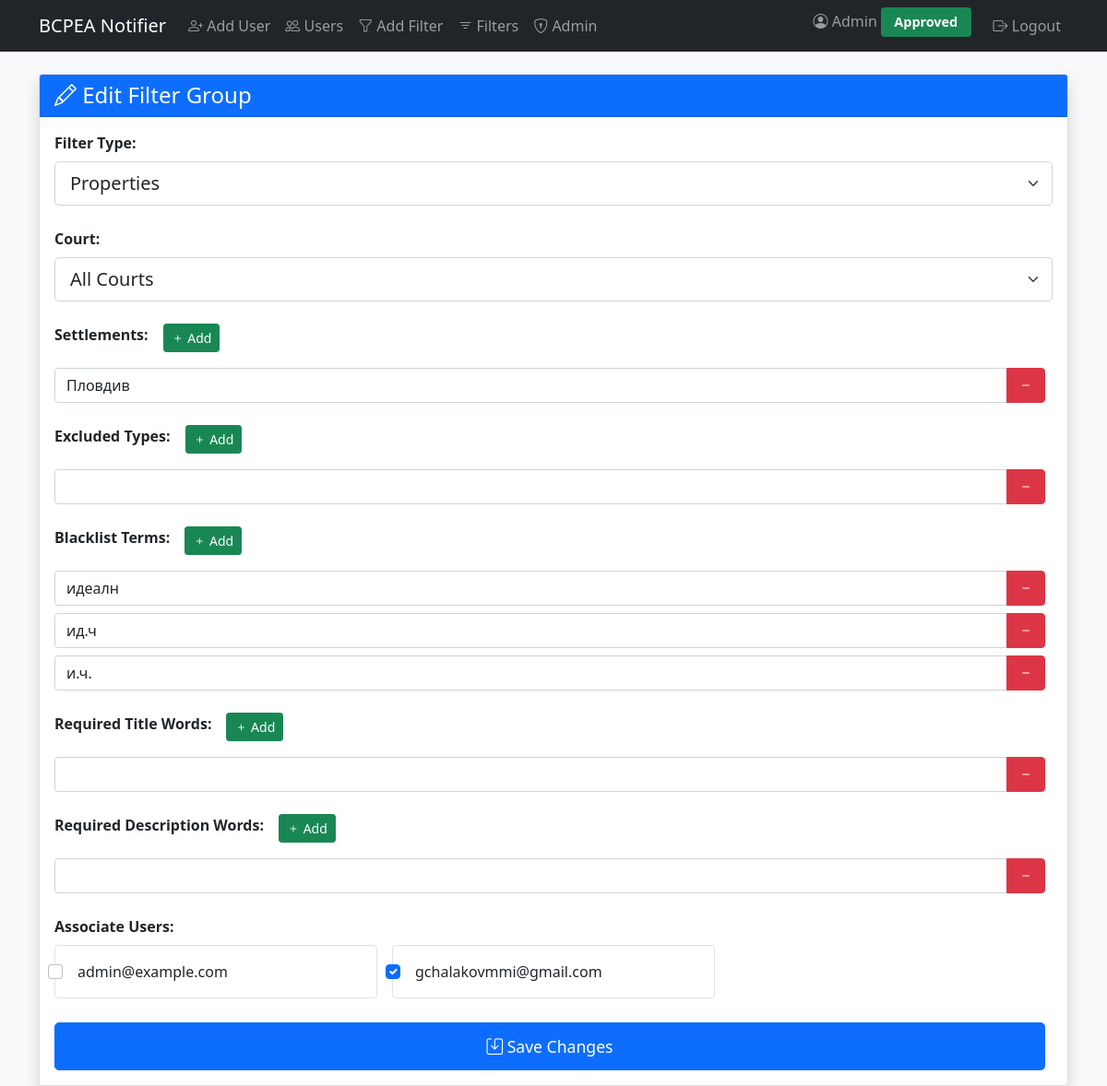
/edit_filter/1 (signed in), run on the app's committed database.
### tables this page shows
CREATE TABLE filter_groups (
                id INTEGER PRIMARY KEY AUTOINCREMENT,
                type TEXT NOT NULL DEFAULT 'property',
                court INTEGER NOT NULL,
                settlements TEXT,
                excluded_property_types TEXT,
                blacklist TEXT,
                required_title_words TEXT,
                required_description_words TEXT,
                created_at DATETIME DEFAULT CURRENT_TIMESTAMP
            );

### app.py (the view, shortened to what this page needs)
@app.route('/edit_filter/<int:filter_id>', methods=['GET', 'POST'])
@login_required
def edit_filter(filter_id):
    db = get_db()
    filter_group = db.execute('SELECT * FROM filter_groups WHERE id = ?', (filter_id,)).fetchone()
    users = db.execute('''
        SELECT u.email
        FROM auth_user u
        JOIN user_filters uf ON u.id = uf.user_id
        WHERE uf.filter_group_id = ?
    ''', (filter_id,)).fetchall()
    associated_emails = [u['email'] for u in users]
    all_users = db.execute('SELECT * FROM auth_user ORDER BY email').fetchall()
    return render_template('edit_filter.html',
                         filter=filter_group,
                         court_choices=COURT_CHOICES,
                         filter_types=FILTER_TYPES,
                         users=all_users,
                         associated_emails=associated_emails)

### app.py (called while the page is built)
def get_db():
    db = getattr(g, '_database', None)
    if db is None:
        db = g._database = sqlite3.connect(DATABASE)
        db.row_factory = sqlite3.Row
    return db

@app.teardown_appcontext
def close_connection(exception):
    db = getattr(g, '_database', None)
    if db is not None:
        db.close()

def login_required(f):
    @functools.wraps(f)  # Preserve the original function's name
    def decorated_function(*args, **kwargs):
        if 'user_id' not in session:
            flash('🔒 Please login to access this page', 'error')
            return redirect(url_for('login'))
        if session.get('user_status') != 'approved':
            return redirect(url_for('pending'))
        return f(*args, **kwargs)
    return decorated_function

### templates/edit_filter.html (shortened to what this page needs)
{% extends "base.html" %}
{% block content %}
<div class="card shadow">
    <div class="card-header bg-primary text-white">
        <h4 class="mb-0"><i class="bi bi-pencil"></i> Edit Filter Group</h4>
    </div>
    <div class="card-body">
        <form method="POST">
            <div class="mb-4">
                <label class="form-label fw-bold">Filter Type:</label>
                <select name="type" class="form-select form-select-lg" required>
                    {% for value, label in filter_types %}
                        <option value="{{ value }}" {% if value == filter.type %}selected{% endif %}>{{ label }}</option>
                    {% endfor %}
                </select>
            </div>
            <div class="mb-4">
                <label class="form-label fw-bold">Court:</label>
		<select name="court" class="form-select form-select-lg" required>
		    {% for num, name in court_choices %}
			<option value="{{ num }}" {% if num|string == filter.court|string %}selected{% endif %}>{{ name }}</option>
		    {% endfor %}
		</select>
            </div>
            {% macro render_field_section(field_name, label, values) %}
                <div class="mb-4">
                    <div class="d-flex align-items-center mb-3">
                        <label class="form-label fw-bold me-3">{{ label }}:</label>
                        <button type="button" class="btn btn-success btn-sm" onclick="addField('{{ field_name }}')">
                            <i class="bi bi-plus"></i> Add
                        </button>
                    </div>
                    <div id="{{ field_name }}-container">
                        {% if values %}
                            {% for value in values %}
                                <div class="input-group mb-2">
                                    <input type="text" name="{{ field_name }}[]" class="form-control" value="{{ value }}">
                                    <button type="button" class="btn btn-danger" onclick="removeField(this)">
                                        <i class="bi bi-dash"></i>
                                    </button>
                                </div>
                            {% endfor %}
                        {% else %}
                            <div class="input-group mb-2">
                                <input type="text" name="{{ field_name }}[]" class="form-control">
                                <button type="button" class="btn btn-danger" onclick="removeField(this)">
                                    <i class="bi bi-dash"></i>
                                </button>
                            </div>
                        {% endif %}
                    </div>
                </div>
            {% endmacro %}
            {{ render_field_section('settlements', 'Settlements', filter.settlements.split(',') if filter.settlements) }}
            {{ render_field_section('excluded', 'Excluded Types', filter.excluded_property_types.split(',') if filter.excluded_property_types) }}
            {{ render_field_section('blacklist', 'Blacklist Terms', filter.blacklist.split(',') if filter.blacklist) }}
            {{ render_field_section('required_title', 'Required Title Words', filter.required_title_words.split(',') if filter.required_title_words) }}
            {{ render_field_section('required_description', 'Required Description Words', filter.required_description_words.split(',') if filter.required_description_words) }}
            <div class="mb-4">
                <label class="form-label fw-bold">Associate Users:</label>
                <div class="row g-3">
                    {% for user in users %}
                        <div class="col-md-4">
                            <div class="form-check p-3 border rounded">
                                <input class="form-check-input" type="checkbox"
                                    name="user_emails" value="{{ user.email }}" id="user{{ user.id }}"
                                    {% if user.email in associated_emails %}checked{% endif %}>
                                <label class="form-check-label ms-2" for="user{{ user.id }}">
                                    {{ user.email }}
                                </label>
                            </div>
                        </div>
                    {% endfor %}
                </div>
            </div>
            <div class="d-grid gap-2">
                <button type="submit" class="btn btn-primary btn-lg">
                    <i class="bi bi-save"></i> Save Changes
                </button>
            </div>
        </form>
    </div>
</div>
{% endblock %}

### templates/base.html (shortened to what this page needs)
<!DOCTYPE html>
<html lang="en">
<head>
    <link href="https://cdn.jsdelivr.net/npm/bootstrap@5.1.3/dist/css/bootstrap.min.css" rel="stylesheet">
    <link rel="stylesheet" href="https://cdn.jsdelivr.net/npm/bootstrap-icons@1.8.1/font/bootstrap-icons.css">
    <link rel="stylesheet" href="{{ url_for('static', filename='css/style.css') }}">
</head>
<body class="bg-light">
    <nav class="navbar navbar-expand-lg navbar-dark bg-dark">
        <div class="container">
            <a class="navbar-brand" href="/">BCPEA Notifier</a>
            <div class="collapse navbar-collapse" id="navbarNav">
                <ul class="navbar-nav">
                    {% if 'user_id' in session and session['user_status'] == 'approved' %}
                        <li class="nav-item">
                            <a class="nav-link" href="{{ url_for('add_user') }}"><i class="bi bi-person-plus"></i> Add User</a>
                        </li>
                        <li class="nav-item">
                            <a class="nav-link" href="{{ url_for('users') }}"><i class="bi bi-people"></i> Users</a>
                        </li>
                        <li class="nav-item">
                            <a class="nav-link" href="{{ url_for('add_filter') }}"><i class="bi bi-funnel"></i> Add Filter</a>
                        </li>
                        <li class="nav-item">
                            <a class="nav-link" href="{{ url_for('filters') }}"><i class="bi bi-filter"></i> Filters</a>
                        </li>
                        {% if session.get('user_email') == 'admin@example.com' %}
                        <li class="nav-item">
                            <a class="nav-link" href="{{ url_for('admin_users') }}"><i class="bi bi-shield-lock"></i> Admin</a>
                        </li>
                        {% endif %}
                    {% endif %}
                </ul>
                <ul class="navbar-nav ms-auto">
                    {% if 'user_id' in session %}
                        <li class="nav-item">
                            <span class="navbar-text me-3">
                                <i class="bi bi-person-circle"></i> {{ session['user_name'] }}
                                {% if session.get('user_status') == 'pending' %}
                                    <span class="badge bg-warning">Pending</span>
                                {% else %}
                                    <span class="badge bg-success">Approved</span>
                                {% endif %}
                            </span>
                        </li>
                        <li class="nav-item">
                            <a class="nav-link" href="{{ url_for('logout') }}">
                                <i class="bi bi-box-arrow-right"></i> Logout
                            </a>
                        </li>
                    {% endif %}
                </ul>
            </div>
        </div>
    </nav>
    <div class="container mt-4">
        {% block content %}{% endblock %}
    </div>
</body>
</html>

### static/css/style.css (style rules this page uses)
.btn-lg { padding: 0.75rem 1.5rem; font-size: 1.1rem; }
.badge { font-size: 0.9em; padding: 0.6em 1em; }
.btn { margin-right: 0.5rem; }

### data on the page
filter_groups: type "Properties", court "All Courts", settlements "Пловдив"

### other printed values
{{ session['user_name'] }} "Admin"
{{ label }} "Settlements Excluded Types Blacklist Terms Required Title Words Required Description Words"
{{ user.email }} "admin@example.com"
{{ user.email }} "gchalakovmmi@gmail.com"
